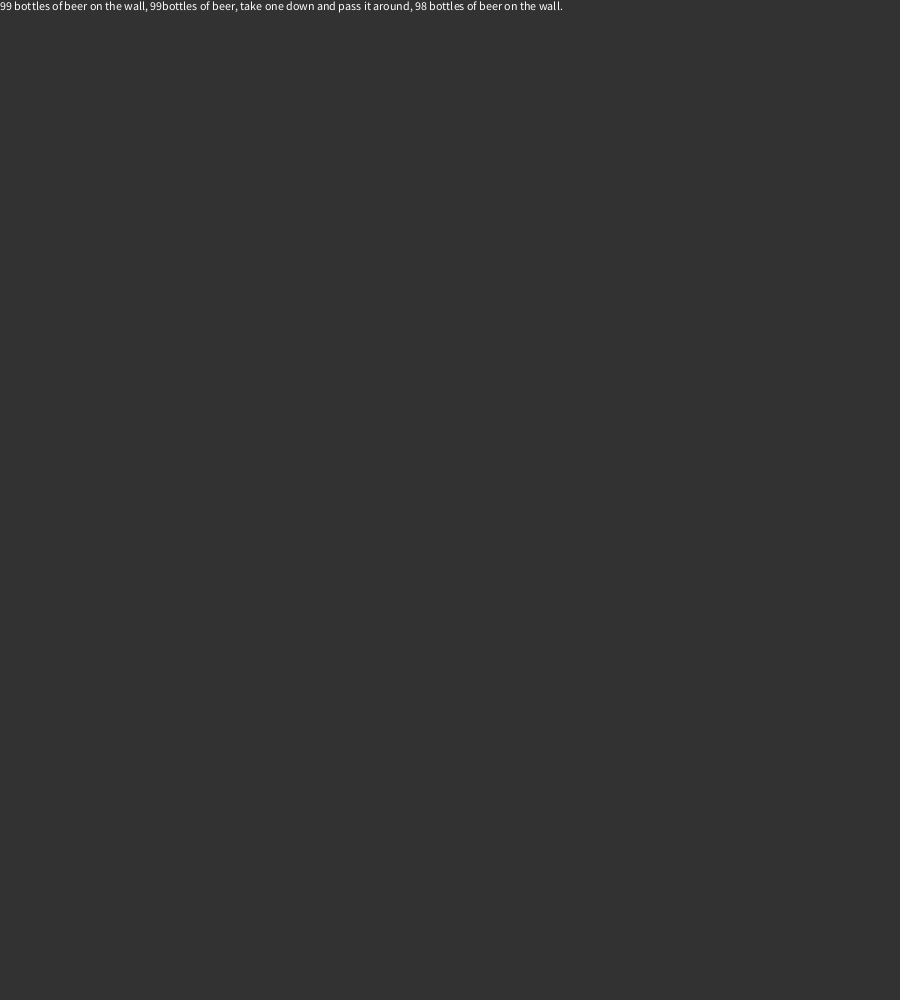
Frame 1 (no input)
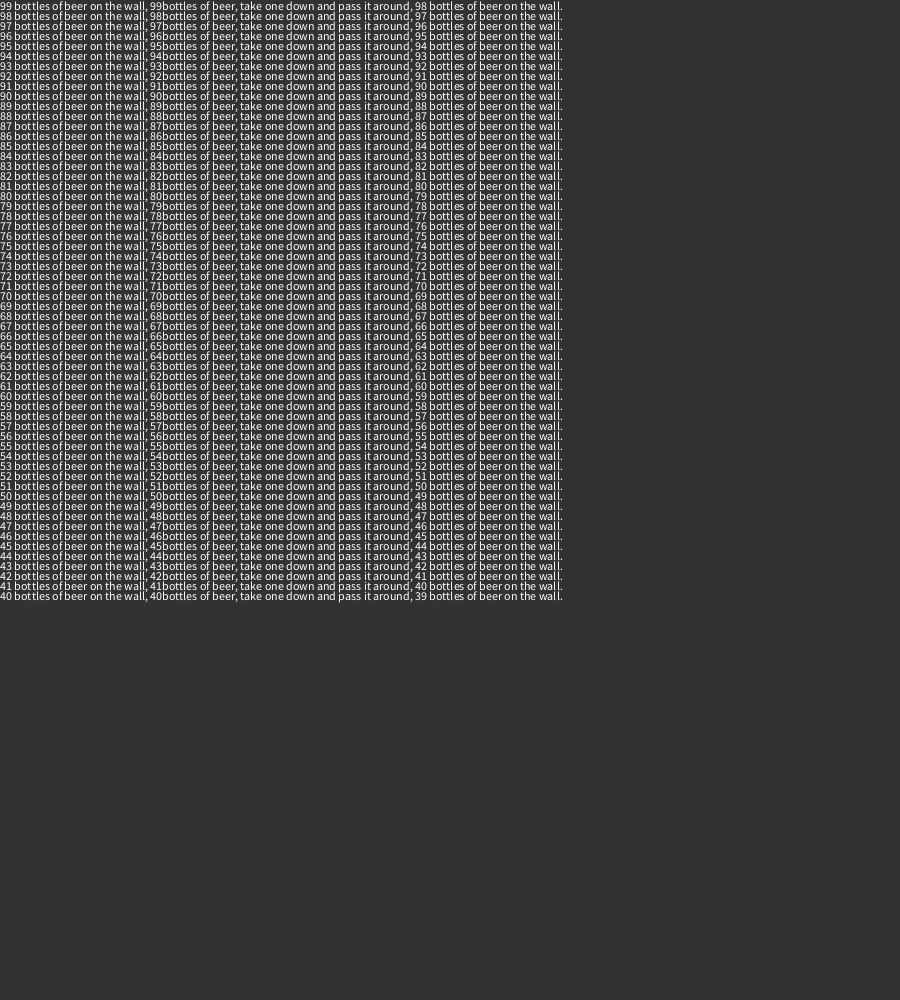
Frame 60 (the mouse pressed at the canvas centre just before this capture)
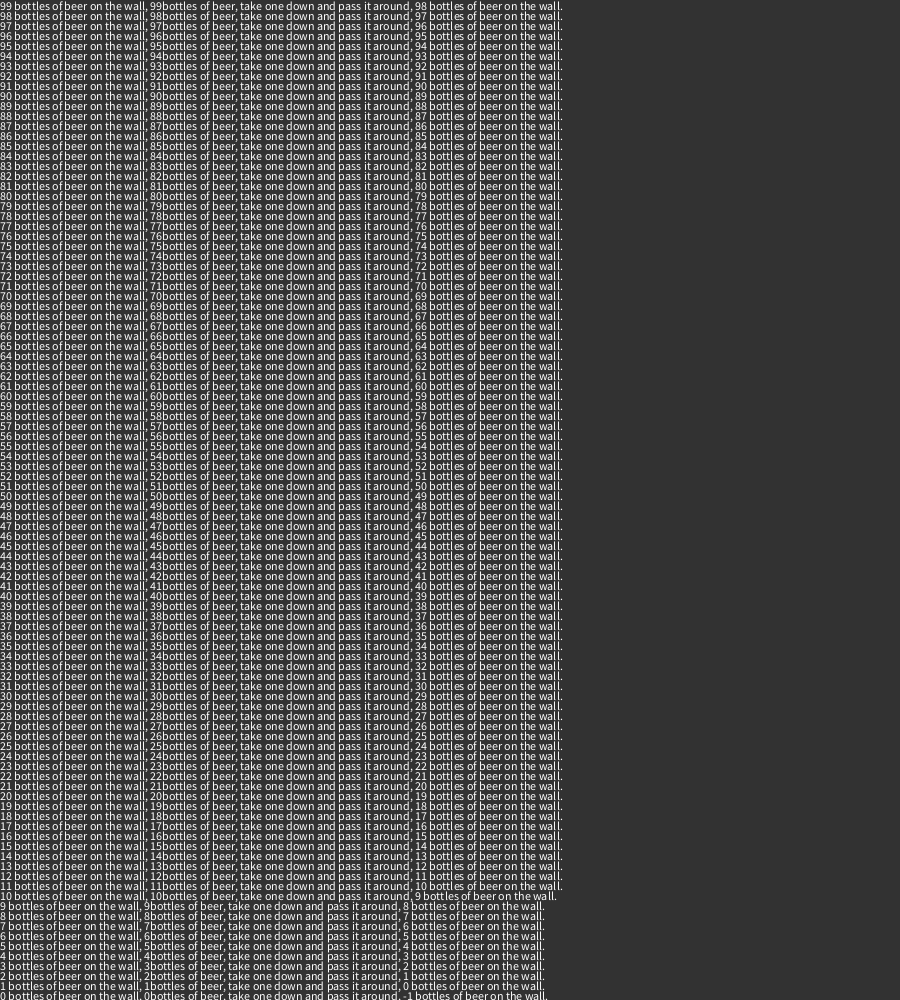
Frame 120 (the mouse held since frame 60 and released just before this capture)

The Processing sketch that drew these frames (run headless with seeded random() and noise(); from frame 60 on, the mouse is pressed at the canvas centre):

// Processing sketch: sketch_99Bottles
// ── sketch_99Bottles.pde
int bottles = 99;
int beer = 98;
int yval = 10;
void setup() {
size(900, 1000);
background(50);
}
void draw() {
text(bottles + " bottles of beer on the wall, " + bottles + "bottles of beer, take one down and pass it around, " + beer + " bottles of beer on the wall.", 0, yval);  
bottles = bottles - 1;
beer = beer - 1;
yval = yval + 10;
}
